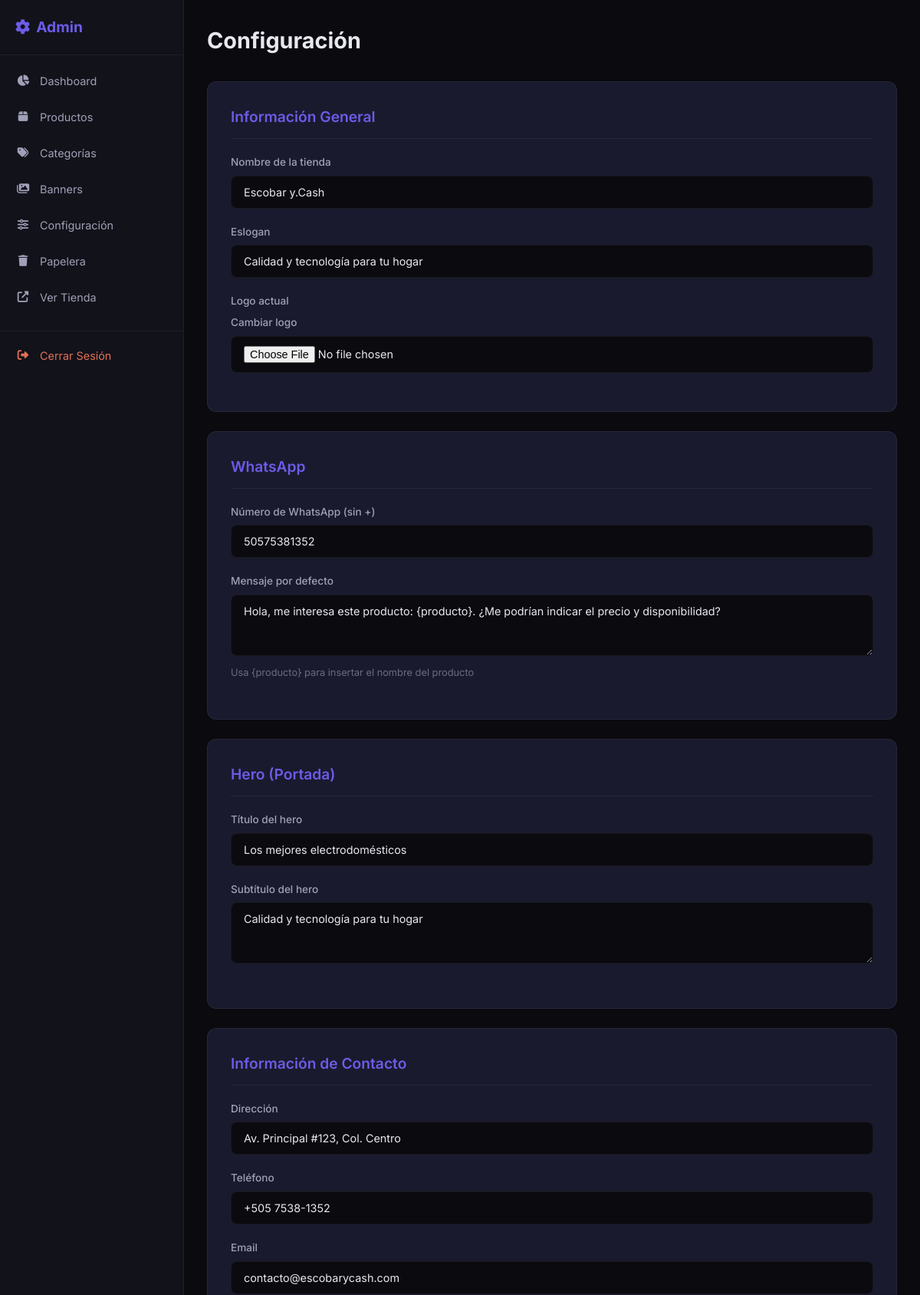
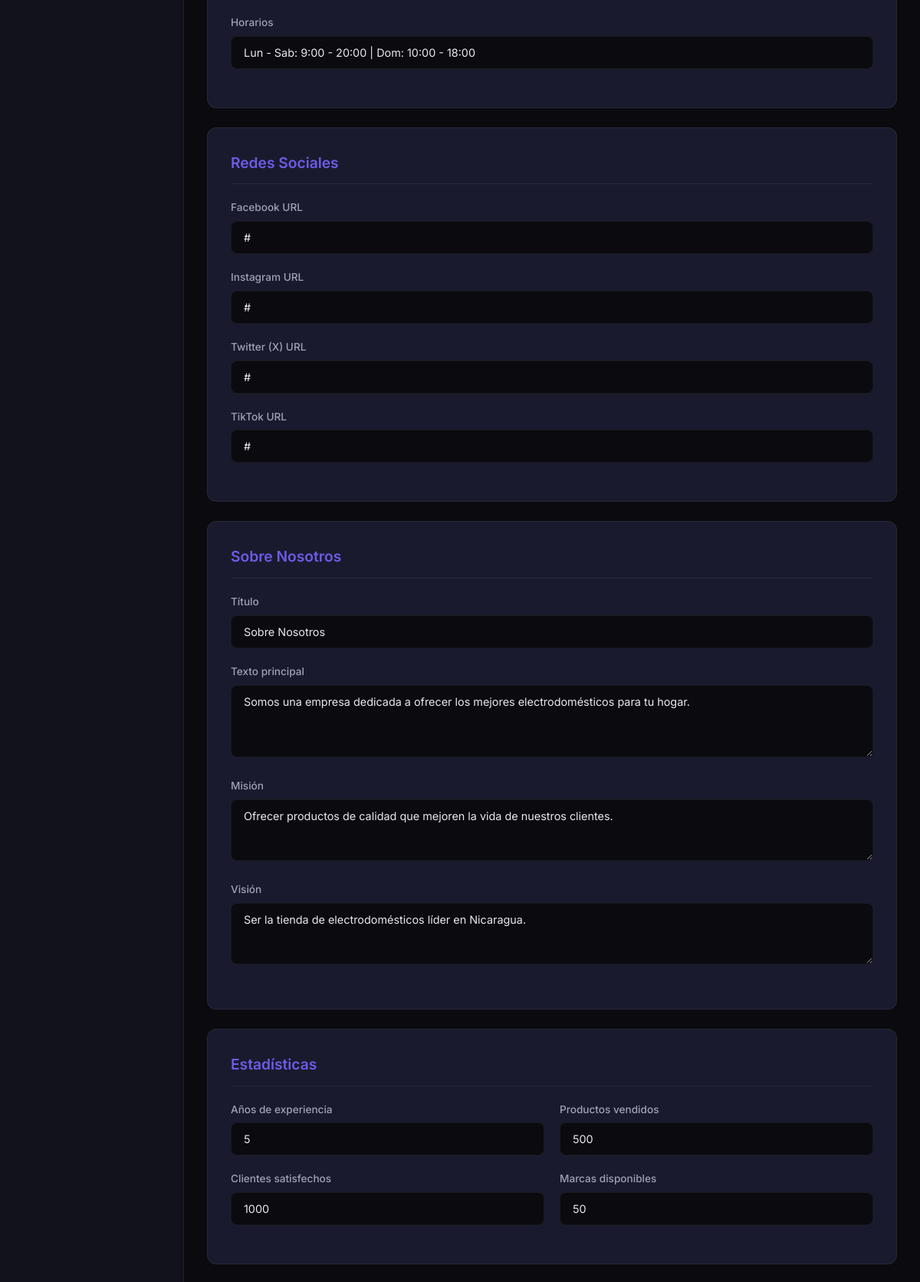
The app's page /admin-panel/config/ (signed in, upper part) with its own data (2 pictures, top to bottom).
### apps/config_app/models.py (models this page shows, shortened)
class SiteConfig(models.Model):
    nombre_tienda = models.CharField(max_length=200, default='Escobar y.Cash', verbose_name='Nombre de la tienda')
    slogan = models.CharField(max_length=300, blank=True, default='Calidad y tecnología para tu hogar', verbose_name='Eslogan')
    logo = models.ImageField(upload_to='config/', blank=True, null=True, verbose_name='Logo')
    whatsapp = models.CharField(max_length=50, default='50575381352', verbose_name='Número WhatsApp')
    whatsapp_message = models.TextField(
        default='Hola, me interesa este producto: {producto}. ¿Me podrían indicar el precio y disponibilidad?',
        verbose_name='Mensaje WhatsApp'
    )
    hero_titulo = models.CharField(max_length=200, blank=True, default='Los mejores electrodomésticos', verbose_name='Hero Título')
    hero_subtitulo = models.TextField(blank=True, default='Calidad y tecnología para tu hogar', verbose_name='Hero Subtítulo')
    direccion = models.CharField(max_length=300, blank=True, default='Av. Principal #123, Col. Centro', verbose_name='Dirección')
    telefono = models.CharField(max_length=50, blank=True, default='+505 7538-1352', verbose_name='Teléfono')
    email = models.EmailField(blank=True, default='contacto@escobarycash.com', verbose_name='Email')
    horarios = models.CharField(max_length=200, blank=True, default='Lun - Sab: 9:00 - 20:00 | Dom: 10:00 - 18:00', verbose_name='Horarios')
    facebook = models.URLField(blank=True, default='#', verbose_name='Facebook')
    instagram = models.URLField(blank=True, default='#', verbose_name='Instagram')
    twitter = models.URLField(blank=True, default='#', verbose_name='Twitter (X)')
    tiktok = models.URLField(blank=True, default='#', verbose_name='TikTok')
    about_titulo = models.CharField(max_length=200, blank=True, default='Sobre Nosotros', verbose_name='About Título')
    about_texto = models.TextField(blank=True, default='Somos una empresa dedicada a ofrecer los mejores electrodomésticos para tu hogar.', verbose_name='About Texto')
    about_mision = models.TextField(blank=True, default='Ofrecer productos de calidad que mejoren la vida de nuestros clientes.', verbose_name='About Misión')
    about_vision = models.TextField(blank=True, default='Ser la tienda de electrodomésticos líder en Nicaragua.', verbose_name='About Visión')
    stats_anos = models.IntegerField(default=5, verbose_name='Años de experiencia')
    stats_productos = models.IntegerField(default=500, verbose_name='Productos vendidos')
    stats_clientes = models.IntegerField(default=1000, verbose_name='Clientes satisfechos')
    stats_marcas = models.IntegerField(default=50, verbose_name='Marcas disponibles')
    footer_credit = models.CharField(max_length=200, blank=True, default='© 2025 Escobar y.Cash. Todos los derechos reservados.', verbose_name='Créditos footer')
    footer_descripcion = models.TextField(blank=True, default='Tu tienda de electrodomésticos de confianza.', verbose_name='Descripción footer')
    meta_description = models.CharField(max_length=300, blank=True, default='Escobar y.Cash - Los mejores electrodomésticos para tu hogar', verbose_name='Meta Description')
    meta_keywords = models.CharField(max_length=300, blank=True, default='electrodomésticos, hogar, Nicaragua', verbose_name='Meta Keywords')
    created_at = models.DateTimeField(auto_now_add=True, verbose_name='Creado en')
    updated_at = models.DateTimeField(auto_now=True, verbose_name='Actualizado en')
    class Meta:
        verbose_name = 'Configuración'
        verbose_name_plural = 'Configuración'
    @classmethod
    def get_config(cls):
        config, created = cls.objects.get_or_create(pk=1)
        return config

### apps/config_app/views.py (the view, shortened to what this page needs)
# urls.py: path('config/', views.config_edit, name='admin_config'),
@login_required
def config_edit(request):
    config = SiteConfig.get_config()
    return render(request, 'admin/config_form.html', {'config': config})

### apps/core/context_processors.py (called while the page is built)
def site_config(request):
    return {
        'site_config': SiteConfig.get_config(),
    }

### templates/admin/config_form.html (shortened to what this page needs)
{% extends 'admin/base.html' %}
{% load static %}
{% block admin_content %}
<div class="admin-header">
    <h1>Configuración</h1>
</div>
<form method="POST" action="{% url 'config_edit' %}" enctype="multipart/form-data" class="admin-form">
    <div class="form-section">
        <h2>Información General</h2>
        <div class="form-group">
            <label for="nombre_tienda">Nombre de la tienda</label>
            <input type="text" name="nombre_tienda" id="nombre_tienda" class="form-control" value="{{ config.nombre_tienda }}">
        </div>
        <div class="form-group">
            <label for="slogan">Eslogan</label>
            <input type="text" name="slogan" id="slogan" class="form-control" value="{{ config.slogan }}">
        </div>
        <div class="form-group">
            <label>Logo actual</label>
            <label for="logo">Cambiar logo</label>
            <input type="file" name="logo" id="logo" class="form-control" accept="image/*">
        </div>
    </div>
    <div class="form-section">
        <h2>WhatsApp</h2>
        <div class="form-group">
            <label for="whatsapp">Número de WhatsApp (sin +)</label>
            <input type="text" name="whatsapp" id="whatsapp" class="form-control" value="{{ config.whatsapp }}" placeholder="50575381352">
        </div>
        <div class="form-group">
            <label for="whatsapp_message">Mensaje por defecto</label>
            <textarea name="whatsapp_message" id="whatsapp_message" class="form-control" rows="3">{{ config.whatsapp_message }}</textarea>
            <small>Usa {producto} para insertar el nombre del producto</small>
        </div>
    </div>
    <div class="form-section">
        <h2>Hero (Portada)</h2>
        <div class="form-group">
            <label for="hero_titulo">Título del hero</label>
            <input type="text" name="hero_titulo" id="hero_titulo" class="form-control" value="{{ config.hero_titulo }}">
        </div>
        <div class="form-group">
            <label for="hero_subtitulo">Subtítulo del hero</label>
            <textarea name="hero_subtitulo" id="hero_subtitulo" class="form-control" rows="2">{{ config.hero_subtitulo }}</textarea>
        </div>
    </div>
    <div class="form-section">
        <h2>Información de Contacto</h2>
        <div class="form-group">
            <label for="direccion">Dirección</label>
            <input type="text" name="direccion" id="direccion" class="form-control" value="{{ config.direccion }}">
        </div>
        <div class="form-group">
            <label for="telefono">Teléfono</label>
            <input type="text" name="telefono" id="telefono" class="form-control" value="{{ config.telefono }}">
        </div>
        <div class="form-group">
            <label for="email">Email</label>
            <input type="email" name="email" id="email" class="form-control" value="{{ config.email }}">
        </div>
        <div class="form-group">
            <label for="horarios">Horarios</label>
            <input type="text" name="horarios" id="horarios" class="form-control" value="{{ config.horarios }}">
        </div>
    </div>
    <div class="form-section">
        <h2>Redes Sociales</h2>
        <div class="form-group">
            <label for="facebook">Facebook URL</label>
            <input type="url" name="facebook" id="facebook" class="form-control" value="{{ config.facebook }}">
        </div>
        <div class="form-group">
            <label for="instagram">Instagram URL</label>
            <input type="url" name="instagram" id="instagram" class="form-control" value="{{ config.instagram }}">
        </div>
        <div class="form-group">
            <label for="twitter">Twitter (X) URL</label>
            <input type="url" name="twitter" id="twitter" class="form-control" value="{{ config.twitter }}">
        </div>
        <div class="form-group">
            <label for="tiktok">TikTok URL</label>
            <input type="url" name="tiktok" id="tiktok" class="form-control" value="{{ config.tiktok }}">
        </div>
    </div>
    <div class="form-section">
        <h2>Sobre Nosotros</h2>
        <div class="form-group">
            <label for="about_titulo">Título</label>
            <input type="text" name="about_titulo" id="about_titulo" class="form-control" value="{{ config.about_titulo }}">
        </div>
        <div class="form-group">
            <label for="about_texto">Texto principal</label>
            <textarea name="about_texto" id="about_texto" class="form-control" rows="4">{{ config.about_texto }}</textarea>
        </div>
        <div class="form-group">
            <label for="about_mision">Misión</label>
            <textarea name="about_mision" id="about_mision" class="form-control" rows="3">{{ config.about_mision }}</textarea>
        </div>
        <div class="form-group">
            <label for="about_vision">Visión</label>
            <textarea name="about_vision" id="about_vision" class="form-control" rows="3">{{ config.about_vision }}</textarea>
        </div>
    </div>
    <div class="form-section">
        <h2>Estadísticas</h2>
        <div class="form-row">
            <div class="form-group">
                <label for="stats_anos">Años de experiencia</label>
                <input type="number" name="stats_anos" id="stats_anos" class="form-control" value="{{ config.stats_anos }}">
            </div>
            <div class="form-group">
                <label for="stats_productos">Productos vendidos</label>
                <input type="number" name="stats_productos" id="stats_productos" class="form-control" value="{{ config.stats_productos }}">
            </div>
        </div>
        <div class="form-row">
            <div class="form-group">
                <label for="stats_clientes">Clientes satisfechos</label>
                <input type="number" name="stats_clientes" id="stats_clientes" class="form-control" value="{{ config.stats_clientes }}">
            </div>
            <div class="form-group">
                <label for="stats_marcas">Marcas disponibles</label>
                <input type="number" name="stats_marcas" id="stats_marcas" class="form-control" value="{{ config.stats_marcas }}">
            </div>
        </div>
    </div>
</form>
{% endblock %}

### static/css/style.css (style rules this page uses)
:root { --bg-primary: #0a0a0f; --bg-secondary: #12121a; --bg-card: #1a1a2e; --bg-glass: rgba(26, 26, 46, 0.8); --text-primary: #e8e8f0; --text-secondary: #a0a0b8; --text-muted: #6c6c80; --accent-primary: #6c5ce7; --accent-secondary: #a29bfe; --accent-glow: rgba(108, 92, 231, 0.3); --whatsapp: #25d366; --whatsapp-dark: #128c7e; --success: #00b894; --warning: #fdcb6e; --danger: #e17055; --info: #74b9ff; --border-color: rgba(255, 255, 255, 0.06); --border-glass: rgba(255, 255, 255, 0.1); --radius: 12px; --radius-lg: 20px; --shadow: 0 4px 20px rgba(0, 0, 0, 0.3); --shadow-lg: 0 8px 40px rgba(0, 0, 0, 0.4); --transition: all 0.3s cubic-bezier(0.4, 0, 0.2, 1); }
*, *::before, *::after { margin: 0; padding: 0; box-sizing: border-box; }
html { scroll-behavior: smooth; }
body { font-family: 'Inter', -apple-system, BlinkMacSystemFont, sans-serif; background: var(--bg-primary); color: var(--text-primary); line-height: 1.6; overflow-x: hidden; min-height: 100vh; }
input, textarea, select { font-family: inherit; }
.admin-body { background: var(--bg-primary); padding-top: 0; }
.admin-header { display: flex; align-items: center; justify-content: space-between; margin-bottom: 30px; flex-wrap: wrap; gap: 15px; }
.admin-header h1 { font-size: 1.8rem; font-weight: 700; }
.form-section { background: var(--bg-card); border-radius: var(--radius); border: 1px solid var(--border-color); padding: 30px; margin-bottom: 25px; }
.form-section h2 { font-size: 1.2rem; font-weight: 600; margin-bottom: 20px; padding-bottom: 12px; border-bottom: 1px solid var(--border-color); color: var(--accent-primary); }
.form-group { margin-bottom: 20px; }
.form-group label { display: block; font-size: 0.85rem; font-weight: 500; margin-bottom: 6px; color: var(--text-secondary); }
.form-control { width: 100%; padding: 12px 16px; background: var(--bg-primary); border: 1px solid var(--border-color); border-radius: 8px; color: var(--text-primary); font-size: 0.9rem; transition: var(--transition); }
.form-control::placeholder { color: var(--text-muted); }
textarea.form-control { resize: vertical; min-height: 80px; }
.form-row { display: grid; grid-template-columns: 1fr 1fr; gap: 20px; }
.form-group small { display: block; color: var(--text-muted); font-size: 0.8rem; margin-top: 4px; }

### records on screen
SiteConfig: nombre_tienda "Escobar y.Cash", slogan "Calidad y tecnología para tu hogar", whatsapp "50575381352", whatsapp_message "Hola, me interesa este producto: {producto}. ¿Me podrían indicar el precio y disponibilidad?", hero_titulo "Los mejores electrodomésticos", hero_subtitulo "Calidad y tecnología para tu hogar", direccion "Av. Principal #123, Col. Centro", telefono "+505 7538-1352", email "contacto@escobarycash.com", horarios "Lun - Sab: 9:00 - 20:00 | Dom: 10:00 - 18:00", facebook "#", instagram "#", twitter "#", tiktok "#", about_titulo "Sobre Nosotros", about_texto "Somos una empresa dedicada a ofrecer los mejores electrodomésticos para tu hogar.", about_mision "Ofrecer productos de calidad que mejoren la vida de nuestros clientes.", about_vision "Ser la tienda de electrodomésticos líder en Nicaragua.", stats_anos "5", stats_productos "500", stats_clientes "1000", stats_marcas "50"
